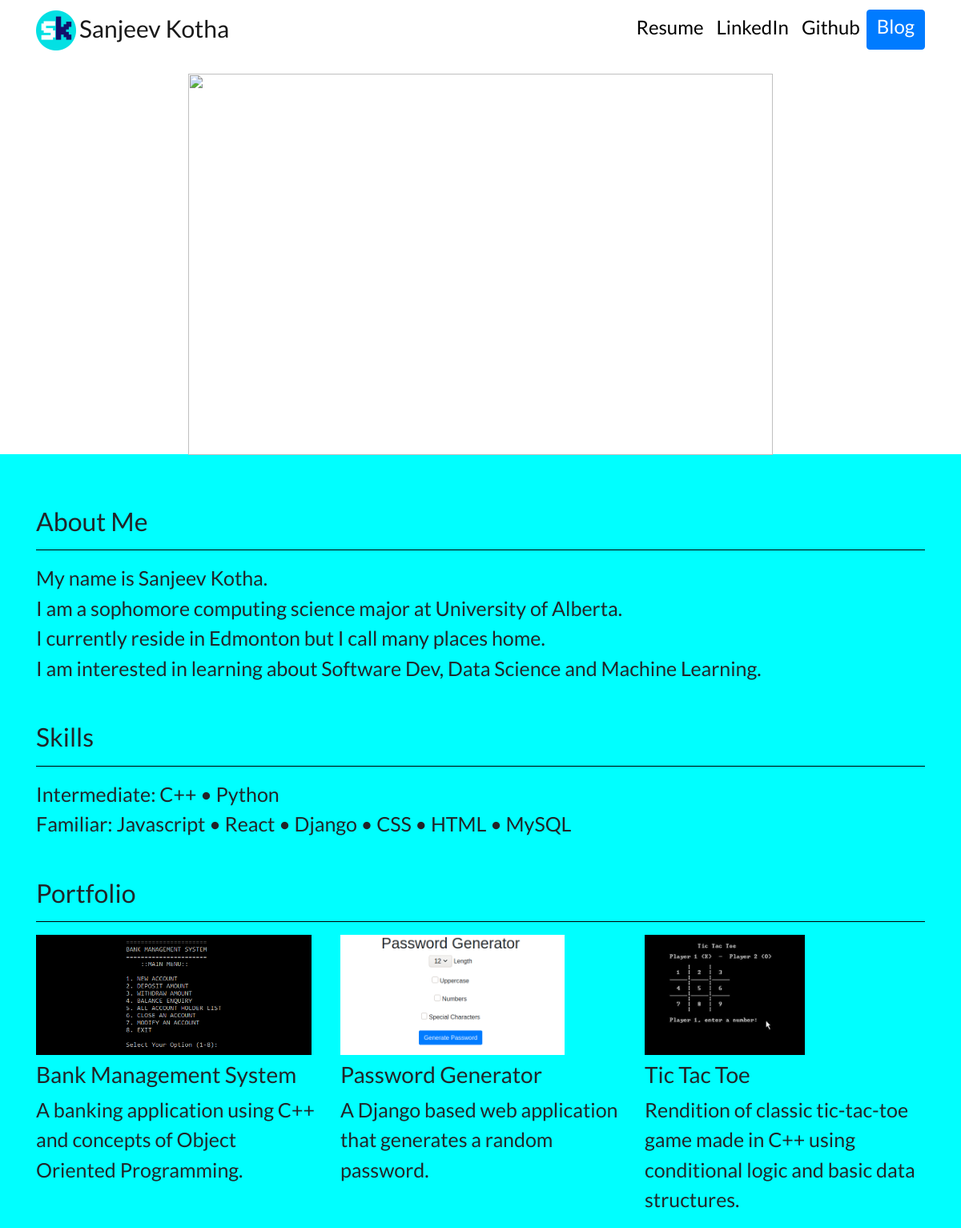
The page / on the database its author committed.
### portfolio/models.py (models this page shows, shortened)
class Project(models.Model):
    title=models.CharField(max_length=100)
    description=models.CharField(max_length=250)
    image= models.ImageField(upload_to='portfolio/images/')
    url=models.URLField(blank=True)

### portfolio/views.py (the view)
# urls.py: 2. Add a URL to urlpatterns:  path('', views.home, name='home')
def home(request):
    projects =Project.objects.all()
    return render(request,'portfolio/home.html', {'projects':projects})

### portfolio/templates/portfolio/home.html (shortened to what this page needs)
{% extends "portfolio/base.html" %}
{% load static %}
{% block content %}
<div class="row justify-content-center my-3">
  <div class="col-5">
    <div class="d-flex justify-content-center">
      <img src="{% static 'portfolio/dp.jpg' %}" height=476, width=730>
    </div>
  </div>
</div>
<div>
  <h2 class='mt-5'>About Me</h2>
  <hr >
  <p style='font-size:25px;'>My name is Sanjeev Kotha.<br>I am a sophomore computing science major at University of Alberta.<br> I currently reside in Edmonton but I call many places home.<br>
    I am interested in learning about Software Dev, Data Science and Machine Learning.
  </p>
  <h2 class='mt-5'>Skills</h2>
  <hr >
  <p style='font-size:25px;'>Intermediate: C++ • Python<br>Familiar: Javascript • React • Django • CSS • HTML • MySQL<br>
  </p>
  <div >
    <h2 class="mt-5">Portfolio</h2>
    <hr>
    <div class="row">
      {% for project in projects %}
      <div  class="col-lg-4 col-md-6">
        {% if project.url %}
        <a href="{{ project.url }}">
          <img src="{{ project.image.url }}" class="img-fluid mb-2", style="max-height:150px;max-width:400px;height:auto;width:auto">
        </a>
        {% else %}
        <img src="{{ project.image.url }}" class="img-fluid mb-2">
        {% endif %}
        <h3>{{ project.title }}</h3>
        <p style="font-size:25px;">{{ project.description }}</p>
      </div>
      {% endfor %}
    </div>
  </div>
</div>
{% endblock %}

### portfolio/templates/portfolio/base.html (shortened to what this page needs)
{% load static %}
<!doctype html>
<html lang="en">
<head>
  <link rel="stylesheet" href="https://stackpath.bootstrapcdn.com/bootstrap/4.4.1/css/bootstrap.min.css">
  <link rel="stylesheet" href="{% static "portfolio/custom.css" %}">
</head>
<body>
  <nav id="topNav" class="navbar navbar-expand-md navbar-light">
    <div class="container">
      <a class="navbar-brand" href="{% url 'home' %}">
        <img src="{% static "portfolio/Logo.png" %}" width="50" height="50" class="d-inline-block align-top" alt="Sanjeev's Logo">
        <span style="font-size:30px;">Sanjeev Kotha</span>
      </a>
      <div class="collapse navbar-collapse text-center" id="navbarNav">
        <ul class="navbar-nav ml-auto">
          <li class="nav-item">
            <a class="nav-link" href="{% static "portfolio/Sanjeev_Kotha.pdf" %}"><h4>Resume</h4></a>
          </li>
          <li class="nav-item">
            <a class="nav-link" href="https://www.linkedin.com/in/sanjeev-kotha/" target="_blank"><h4>LinkedIn</h4></a>
          </li>
          <li class="nav-item">
            <a class="nav-link" href="https://github.com/solarcreature" target="_blank"><h4>Github</h4></a>
          </li>
          <li>
            <a role="button" href="{% url 'blog:all_blogs' %}" class="btn btn-primary"><h4>Blog</h4></a>
          </li>
        </ul>
      </div>
    </div>
  </nav>
  <div class="container">
    {% block content %}{% endblock %}
  </div>
</body>
</html>

### portfolio/static/portfolio/custom.css (style rules this page uses)
.navbar-nav .nav-link { color: rgba(0,0,0,1) !important; }
body { font-family: 'Lato', sans-serif; }
hr { border-top: 1px solid black; color: rgb(0, 0, 0) !important; }

### portfolio/templates/portfolio/base.html (style rules this page uses)
body { background: white !important; }

### portfolio/templates/portfolio/home.html (style rules this page uses)
body { background: linear-gradient( white 37%,white 37%,#000000 0%,cyan 37%,cyan 37%) !important }

### rows shown on the page
Project: image (picture), title "Bank Management System", description "A banking application using C++ and concepts of Object Oriented Programming."
Project: image (picture), title "Password Generator", description "A Django based web application that generates a random password."
Project: image (placeholder picture), title "Tic Tac Toe", description "Rendition of classic tic-tac-toe game made in C++ using conditional logic and basic data structures."
